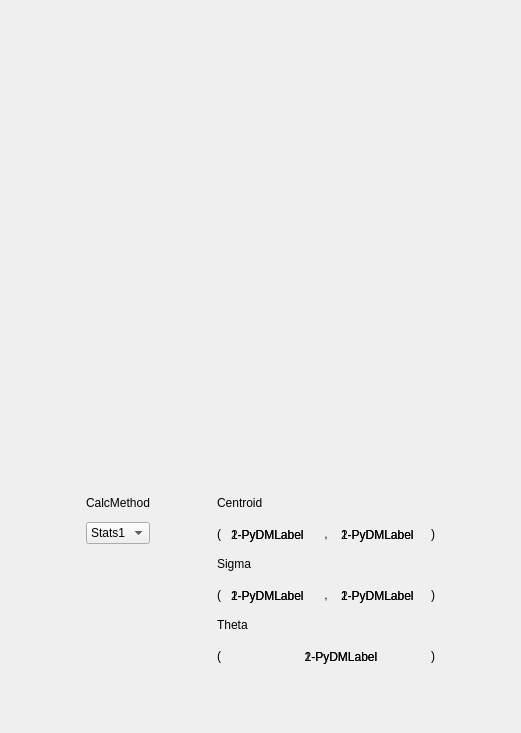
     <widget class="QWidget" name="Scrn1">
      <attribute name="title">
       <string> Scrn 1 </string>
      </attribute>
      <layout class="QVBoxLayout" name="verticalLayout_2">
       <item>
        <spacer name="verticalSpacer_2">
         <property name="orientation">
          <enum>Qt::Vertical</enum>
         </property>
         <property name="sizeHint" stdset="0">
          <size>
           <width>20</width>
           <height>40</height>
          </size>
         </property>
        </spacer>
       </item>
       <item>
        <widget class="QWidget" name="widget_Scrn1" native="true">
         <layout class="QGridLayout" name="gridLayout_2">
          <property name="leftMargin">
           <number>0</number>
          </property>
          <property name="topMargin">
           <number>0</number>
          </property>
          <property name="rightMargin">
           <number>0</number>
          </property>
          <property name="bottomMargin">
           <number>0</number>
          </property>
          <item row="3" column="0" colspan="2">
           <widget class="QWidget" name="widget_Calculations_Scrn1" native="true">
            <layout class="QGridLayout" name="gridLayout_68">
             <property name="horizontalSpacing">
              <number>0</number>
             </property>
             <item row="2" column="5">
              <widget class="QLabel" name="label_1_11">
               <property name="styleSheet">
                <string notr="true">font: 14pt &quot;Ubuntu&quot;;</string>
               </property>
               <property name="text">
                <string>(</string>
               </property>
              </widget>
             </item>
             <item row="6" column="5" colspan="6">
              <widget class="QLabel" name="label_Theta_Scrn1">
               <property name="text">
                <string>Theta</string>
               </property>
              </widget>
             </item>
             <item row="7" column="5">
              <widget class="QLabel" name="label_1_31">
               <property name="styleSheet">
                <string notr="true">font: 14pt &quot;Ubuntu&quot;;</string>
               </property>
               <property name="text">
                <string>(</string>
               </property>
              </widget>
             </item>
             <item row="5" column="8">
              <widget class="QLabel" name="label_1_22">
               <property name="styleSheet">
                <string notr="true">font: 14pt &quot;Ubuntu&quot;;</string>
               </property>
               <property name="text">
                <string> , </string>
               </property>
              </widget>
             </item>
             <item row="2" column="8">
              <widget class="QLabel" name="label_1_12">
               <property name="styleSheet">
                <string notr="true">font: 14pt &quot;Ubuntu&quot;;</string>
               </property>
               <property name="text">
                <string> , </string>
               </property>
              </widget>
             </item>
             <item row="2" column="2">
              <widget class="PyDMEnumComboBox" name="PyDMEnumComboBox_CalcMethod_Scrn1">
               <property name="enabled">
                <bool>true</bool>
               </property>
               <property name="sizePolicy">
                <sizepolicy hsizetype="Preferred" vsizetype="Maximum">
                 <horstretch>0</horstretch>
                 <verstretch>0</verstretch>
                </sizepolicy>
               </property>
               <property name="toolTip">
                <string/>
               </property>
               <property name="whatsThis">
                <string/>
               </property>
               <item>
                <property name="text">
                 <string>Stats1</string>
                </property>
               </item>
               <item>
                <property name="text">
                 <string>Stats2</string>
                </property>
               </item>
              </widget>
             </item>
             <item row="2" column="6">
              <widget class="QFrame" name="frame_CentroidX_Scrn1">
               <property name="sizePolicy">
                <sizepolicy hsizetype="Preferred" vsizetype="Preferred">
                 <horstretch>0</horstretch>
                 <verstretch>0</verstretch>
                </sizepolicy>
               </property>
               <property name="minimumSize">
                <size>
                 <width>100</width>
                 <height>35</height>
                </size>
               </property>
               <property name="frameShape">
                <enum>QFrame::NoFrame</enum>
               </property>
               <property name="frameShadow">
                <enum>QFrame::Raised</enum>
               </property>
               <widget class="PyDMLabel" name="PyDMLabel_Stats2CentroidX_Scrn1">
                <property name="geometry">
                 <rect>
                  <x>10</x>
                  <y>10</y>
                  <width>80</width>
                  <height>18</height>
                 </rect>
                </property>
                <property name="toolTip">
                 <string/>
                </property>
                <property name="whatsThis">
                 <string/>
                </property>
                <property name="text">
                 <string>2-PyDMLabel</string>
                </property>
               </widget>
               <widget class="PyDMLabel" name="PyDMLabel_Stats1CentroidX_Scrn1">
                <property name="geometry">
                 <rect>
                  <x>10</x>
                  <y>10</y>
                  <width>80</width>
                  <height>18</height>
                 </rect>
                </property>
                <property name="toolTip">
                 <string/>
                </property>
                <property name="whatsThis">
                 <string/>
                </property>
                <property name="text">
                 <string>1-PyDMLabel</string>
                </property>
               </widget>
              </widget>
             </item>
             <item row="0" column="5" colspan="6">
              <widget class="QLabel" name="label_Centroid_Scrn1">
               <property name="text">
                <string>Centroid</string>
               </property>
              </widget>
             </item>
             <item row="2" column="10">
              <widget class="QLabel" name="label_1_13">
               <property name="styleSheet">
                <string notr="true">font: 14pt &quot;Ubuntu&quot;;</string>
               </property>
               <property name="text">
                <string>)</string>
               </property>
              </widget>
             </item>
             <item row="0" column="2">
              <widget class="QLabel" name="label_CalcMethod_Scrn1">
               <property name="text">
                <string>CalcMethod</string>
               </property>
              </widget>
             </item>
             <item row="5" column="10">
              <widget class="QLabel" name="label_1_23">
               <property name="styleSheet">
                <string notr="true">font: 14pt &quot;Ubuntu&quot;;</string>
               </property>
               <property name="text">
                <string>)</string>
               </property>
              </widget>
             </item>
             <item row="5" column="6">
              <widget class="QFrame" name="frame_SigmaX_Scrn1">
               <property name="minimumSize">
                <size>
                 <width>100</width>
                 <height>35</height>
                </size>
               </property>
               <property name="frameShape">
                <enum>QFrame::NoFrame</enum>
               </property>
               <property name="frameShadow">
                <enum>QFrame::Raised</enum>
               </property>
               <widget class="PyDMLabel" name="PyDMLabel_Stats2SigmaX_Scrn1">
                <property name="geometry">
                 <rect>
                  <x>10</x>
                  <y>10</y>
                  <width>80</width>
                  <height>18</height>
                 </rect>
                </property>
                <property name="toolTip">
                 <string/>
                </property>
                <property name="whatsThis">
                 <string/>
                </property>
                <property name="text">
                 <string>2-PyDMLabel</string>
                </property>
               </widget>
               <widget class="PyDMLabel" name="PyDMLabel_Stats1SigmaX_Scrn1">
                <property name="geometry">
                 <rect>
                  <x>10</x>
                  <y>10</y>
                  <width>80</width>
                  <height>18</height>
                 </rect>
                </property>
                <property name="toolTip">
                 <string/>
                </property>
                <property name="whatsThis">
                 <string/>
                </property>
                <property name="text">
                 <string>1-PyDMLabel</string>
                </property>
               </widget>
              </widget>
             </item>
             <item row="5" column="5">
              <widget class="QLabel" name="label_1_21">
               <property name="styleSheet">
                <string notr="true">font: 14pt &quot;Ubuntu&quot;;</string>
               </property>
               <property name="text">
                <string>(</string>
               </property>
              </widget>
             </item>
             <item row="7" column="10">
              <widget class="QLabel" name="label_1_33">
               <property name="styleSheet">
                <string notr="true">font: 14pt &quot;Ubuntu&quot;;</string>
               </property>
               <property name="text">
                <string>)</string>
               </property>
              </widget>
             </item>
             <item row="2" column="9">
              <widget class="QFrame" name="frame_CentroidY_Scrn1">
               <property name="minimumSize">
                <size>
                 <width>100</width>
                 <height>35</height>
                </size>
               </property>
               <property name="frameShape">
                <enum>QFrame::NoFrame</enum>
               </property>
               <property name="frameShadow">
                <enum>QFrame::Raised</enum>
               </property>
               <widget class="PyDMLabel" name="PyDMLabel_Stats1CentroidY_Scrn1">
                <property name="geometry">
                 <rect>
                  <x>10</x>
                  <y>10</y>
                  <width>80</width>
                  <height>18</height>
                 </rect>
                </property>
                <property name="toolTip">
                 <string/>
                </property>
                <property name="whatsThis">
                 <string/>
                </property>
                <property name="text">
                 <string>1-PyDMLabel</string>
                </property>
               </widget>
               <widget class="PyDMLabel" name="PyDMLabel_Stats2CentroidY_Scrn1">
                <property name="geometry">
                 <rect>
                  <x>10</x>
                  <y>10</y>
                  <width>80</width>
                  <height>18</height>
                 </rect>
                </property>
                <property name="toolTip">
                 <string/>
                </property>
                <property name="whatsThis">
                 <string/>
                </property>
                <property name="text">
                 <string>2-PyDMLabel</string>
                </property>
               </widget>
               <zorder>PyDMLabel_Stats2CentroidY_Scrn1</zorder>
               <zorder>PyDMLabel_Stats1CentroidY_Scrn1</zorder>
              </widget>
             </item>
             <item row="4" column="5" colspan="6">
              <widget class="QLabel" name="label_Sigma_Scrn1">
               <property name="text">
                <string>Sigma</string>
               </property>
              </widget>
             </item>
             <item row="5" column="9">
              <widget class="QFrame" name="frame_SigmaY_Scrn1">
               <property name="minimumSize">
                <size>
                 <width>100</width>
                 <height>35</height>
                </size>
               </property>
               <property name="frameShape">
                <enum>QFrame::NoFrame</enum>
               </property>
               <property name="frameShadow">
                <enum>QFrame::Raised</enum>
               </property>
               <widget class="PyDMLabel" name="PyDMLabel_Stats2SigmaY_Scrn1">
                <property name="geometry">
                 <rect>
                  <x>10</x>
                  <y>10</y>
                  <width>80</width>
                  <height>18</height>
                 </rect>
                </property>
                <property name="toolTip">
                 <string/>
                </property>
                <property name="whatsThis">
                 <string/>
                </property>
                <property name="text">
                 <string>2-PyDMLabel</string>
                </property>
               </widget>
               <widget class="PyDMLabel" name="PyDMLabel_Stats1SigmaY_Scrn1">
                <property name="geometry">
                 <rect>
                  <x>10</x>
                  <y>10</y>
                  <width>80</width>
                  <height>18</height>
                 </rect>
                </property>
                <property name="toolTip">
                 <string/>
                </property>
                <property name="whatsThis">
                 <string/>
                </property>
                <property name="text">
                 <string>1-PyDMLabel</string>
                </property>
               </widget>
              </widget>
             </item>
             <item row="7" column="6" colspan="4">
              <widget class="QFrame" name="frame_Orientation_Scrn1">
               <property name="minimumSize">
                <size>
                 <width>100</width>
                 <height>35</height>
                </size>
               </property>
               <property name="frameShape">
                <enum>QFrame::NoFrame</enum>
               </property>
               <property name="frameShadow">
                <enum>QFrame::Raised</enum>
               </property>
               <widget class="PyDMLabel" name="PyDMLabel_Stats2Orientation_Scrn1">
                <property name="geometry">
                 <rect>
                  <x>70</x>
                  <y>10</y>
                  <width>100</width>
                  <height>18</height>
                 </rect>
                </property>
                <property name="toolTip">
                 <string/>
                </property>
                <property name="whatsThis">
                 <string/>
                </property>
                <property name="text">
                 <string>2-PyDMLabel</string>
                </property>
                <property name="alignment">
                 <set>Qt::AlignCenter</set>
                </property>
               </widget>
               <widget class="PyDMLabel" name="PyDMLabel_Stats1Orientation_Scrn1">
                <property name="geometry">
                 <rect>
                  <x>70</x>
                  <y>10</y>
                  <width>100</width>
                  <height>18</height>
                 </rect>
                </property>
                <property name="toolTip">
                 <string/>
                </property>
                <property name="whatsThis">
                 <string/>
                </property>
                <property name="text">
                 <string>1-PyDMLabel</string>
                </property>
                <property name="alignment">
                 <set>Qt::AlignCenter</set>
                </property>
               </widget>
              </widget>
             </item>
             <item row="2" column="1">
              <spacer name="horizontalSpacer_5">
               <property name="orientation">
                <enum>Qt::Horizontal</enum>
               </property>
               <property name="sizeHint" stdset="0">
                <size>
                 <width>40</width>
                 <height>20</height>
                </size>
               </property>
              </spacer>
             </item>
             <item row="2" column="3">
              <spacer name="horizontalSpacer_3">
               <property name="orientation">
                <enum>Qt::Horizontal</enum>
               </property>
               <property name="sizeHint" stdset="0">
                <size>
                 <width>40</width>
                 <height>20</height>
                </size>
               </property>
              </spacer>
             </item>
             <item row="2" column="11">
              <spacer name="horizontalSpacer_4">
               <property name="orientation">
                <enum>Qt::Horizontal</enum>
               </property>
               <property name="sizeHint" stdset="0">
                <size>
                 <width>40</width>
                 <height>20</height>
                </size>
               </property>
              </spacer>
             </item>
            </layout>
           </widget>
          </item>
          <item row="0" column="0" colspan="2">
           <widget class="PyDMImageView" name="PyDMImageView_Scrn1">
            <property name="minimumSize">
             <size>
              <width>499</width>
              <height>390</height>
             </size>
            </property>
            <property name="maximumSize">
             <size>
              <width>499</width>
              <height>390</height>
             </size>
            </property>
            <property name="toolTip">
             <string/>
            </property>
            <property name="whatsThis">
             <string/>
            </property>
            <property name="imageChannel" stdset="0">
             <string>ca://TS-01:DI-Scrn:&amp;&amp;dataarray$$</string>
            </property>
            <property name="widthChannel" stdset="0">
             <string>ca://TS-01:DI-Scrn:$$width$$</string>
            </property>
           </widget>
          </item>
          <item row="1" column="0" colspan="2">
           <spacer name="verticalSpacer">
            <property name="orientation">
             <enum>Qt::Vertical</enum>
            </property>
            <property name="sizeHint" stdset="0">
             <size>
              <width>20</width>
              <height>40</height>
             </size>
            </property>
           </spacer>
          </item>
         </layout>
        </widget>
       </item>
       <item>
        <spacer name="verticalSpacer_3">
         <property name="orientation">
          <enum>Qt::Vertical</enum>
         </property>
         <property name="sizeHint" stdset="0">
          <size>
           <width>20</width>
           <height>40</height>
          </size>
         </property>
        </spacer>
       </item>
      </layout>
     </widget>
